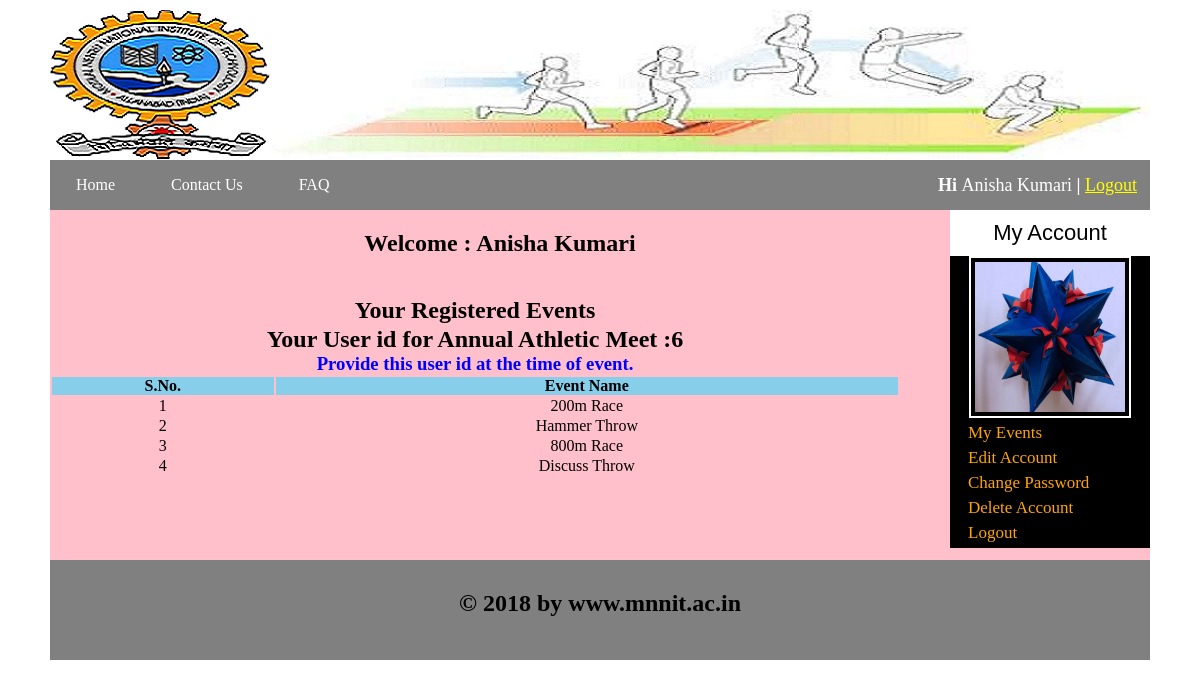
The page /user/myaccount.php (signed in) on the database its author committed.
### tables this page shows
CREATE TABLE `user` (
  `user_id` int(10) NOT NULL,
  `user_ip` varchar(255) NOT NULL,
  `name` text NOT NULL,
  `reg_no` int(10) NOT NULL,
  `email` varchar(100) NOT NULL,
  `password` varchar(100) NOT NULL,
  `gender` varchar(10) NOT NULL,
  `institute` varchar(255) NOT NULL,
  `course` text NOT NULL,
  `branch` text NOT NULL,
  `contact` varchar(255) NOT NULL,
  `image` text NOT NULL
);

CREATE TABLE `registered_participant` (
  `user_id` int(11) NOT NULL,
  `event_name` varchar(255) NOT NULL,
  `gender` varchar(10) NOT NULL
);

### user/myaccount.php (the view, shortened to what this page needs)
 <!DOCTYPE>
 <?php
	 include("includes/db.php");
 ?>
<html>
    <head>
		 <link rel="stylesheet" href="styles/style.css" media="all" />
	</head>
	<body>
		<div class="main_wrapper">
		     <div class="header_wrapper">
			       <img id="logo" src="images/logo.png" />
				   <img id="banner" src="images/ad_banner.jpg" />
			</div>
			 <div class="menubar">
				 <ul id="menu">
				    <li><a href="..\index.php">Home</a></li>
					<li><a href="..\contact_us.php">Contact Us</a></li>
					<li><a href="..\faq.php">FAQ</a></li>
				 </ul>
				 <div id="form">
				     <span style="float:right; font-size:18px; padding:5px; line-height:40px;">
					<?php
					if(isset($_SESSION['email'])){
						$user = $_SESSION['email'];
					 $get_name = "select * from user where email='$user'";
					 $run_name = mysqli_query($connect,$get_name);
					 $row_name=mysqli_fetch_array($run_name);
					 $user_name=$row_name['name'];
						echo "<b>Hi </b>" .  $user_name .  "<b>    |  </b>";
						echo "<a href='..\logout.php' style='color:yellow'>Logout</a>";
					}
					?>
				 </div>
			 </div>
			 <div class="content_wrapper">
			    <div id="sidebar">
					 <div id="sidebar_title">My Account</div>
					 <ul id="cats">
					 <?php
					 $user = $_SESSION['email'];
					 $get_img = "select * from user where email='$user'";
					 $run_img = mysqli_query($connect,$get_img);
					 $row_img=mysqli_fetch_array($run_img);
					 $user_img=$row_img['image'];
					 $name = $row_img['name'];
					 echo "<p style='text-align:center; '><img src='user_images/$user_img' width='150' height='150'/></p>";
					 ?>
					    <li><a href="my_account.php?my_events">My Events</a></li>
						<li><a href="my_account.php?edit_account">Edit Account</a></li>
						<li><a href="my_account.php?change_password">Change Password</a></li>
						<li><a href="my_account.php?delete_account">Delete Account</a></li>
						<li><a href="..\logout.php">Logout</a></li>
					 </ul>
			    </div>
			    <div id="content_area">
			  <?php
			    if(!isset($_GET['my_events'])){
				    if(!isset($_GET['edit_account'])){
						if(!isset($_GET['change_password'])){
							if(!isset($_GET['delete_account'])){
						         echo "<h2 style='padding:20px; '>Welcome :  $name </h2>";
					        }
						}
					}
				}
				  ?>
				  <?php
				    if(isset($_GET['my_events'])){
						include("my_events.php");
					}
				    else if(isset($_GET['edit_account'])){
						include("edit_account.php");
					}
					else if(isset($_GET['change_password'])){
						include("change_password.php");
					}
					else if(isset($_GET['delete_account'])){
						include("delete_account.php");
					}
				   else{
					   include("my_events.php");
				   }
				  ?>
			    </div>
			 </div>
			 <div id="footer">
			    <h2 style="text-align:center; padding-top:30px" >&copy; 2018 by www.mnnit.ac.in</h2>
			 </div>
		</div>
	</body>
</html>

### user/my_events.php
<table width="850" align="center" bgcolor="pink">
<br>
   <tr align="center">
        <td colspan='6'><h2 style="text-align:center;">Your Registered Events</h2></td>
   </tr>
   <?php
       include("includes/db.php");
	     $user = $_SESSION['email'];
					 $get_user = "select * from user where email='$user'";
					 $run_user = mysqli_query($connect,$get_user);
                      $row_user=mysqli_fetch_array($run_user);
					 $id = $row_user['user_id'];
	   $get_event = "select event_name from registered_participant where user_id='$id'";
	   $run_event= mysqli_query($connect,$get_event);
	   ?>
	   <tr align="center">
	   <td colspan='6' ><h2  style="text-align:center;">Your User id for Annual Athletic Meet :<?php echo $id; ?></h2>
	   <h3 style="color:blue">Provide this user id at the time of event.</h3>
	   </td>
	   </tr>
   <tr align="center" bgcolor="skyblue">
   <th>S.No.</th>
   <th>Event Name</th>
   </tr>
	  <?php
	   $i=0;
	   while($row_event = mysqli_fetch_array($run_event)){
		   $event = $row_event['event_name'];
		    $i++;
   ?>
   <tr align="center">
        <td><?php echo $i?></td>
		 <td><?php echo $event;?></td>
   </tr>
	   <?php }
	   ?>
</table>

### user/styles/style.css (style rules this page uses)
html, body, div, span, applet, object, iframe, h1, h2, h3, h4, h5, h6, p, blockquote, pre, a, abbr, acronym, address, big, cite, code, del, dfn, em, img, ins, kbd, q, s, samp, small, strike, strong, sub, sup, tt, var, b, u, i, center, dl, dt, dd, ol, ul, li, fieldset, form, label, legend, table, caption, tbody, tfoot, thead, tr, th, td, article, aside, canvas, details, embed, figure, figcaption, footer, header, hgroup, menu, nav, output, ruby, section, summary, time, mark, audio, video { margin: 0; padding: 0; border: 0; vertical-align: baseline; }
body { background:white; }
.main_wrapper { width:1100px; height:auto; margin:auto; background:#f2f2f2; }
.header_wrapper { width:1100px; height:150px; margin:auto; margin-top:10px; }
.content_wrapper { width:1100px; margin:auto; background:pink; }
.menubar { width:1100px; height:50px; background:gray; color:white; }
#logo { float:left; }
#banner { float:right; }
#content_area { width:900px; float:center; height:350px; text-align:center; background:pink; }
#sidebar { width:200px; background:black; float:right; }
#footer { width:1100px; height:100px; background:gray; clear:both; }
#menu { padding:0; margin:0; line-height:50px; float:left; }
#menu li { list-style:none; display:inline; }
#menu a { text-decoration:none; color:white; padding:8px; margin:5px; margin:18px; }
#form { float:right; padding-right:8px; line-height:50px; text-decoration:none; }
#sidebar_title { background:white; color:black; font-size:22px; font-family:arial; padding:10px; text-align:center; text-decoration:none; list-style:none; }
#cats { text-align:left; }
#cats li { list-style:none; margin:5px; }
#cats a { color:orange; padding:8px; margin:5px; text-align:left; text-decoration:none; font-size:17px; font-family:comic Sans Ms; }
#cats img { border:2px solid white; padding:4px; }

### rows shown on the page
user: name "Anisha Kumari", image (picture), user_id "6"
registered_participant: event_name "200m Race"
registered_participant: event_name "Hammer Throw"
registered_participant: event_name "800m Race"
registered_participant: event_name "Discuss Throw"
